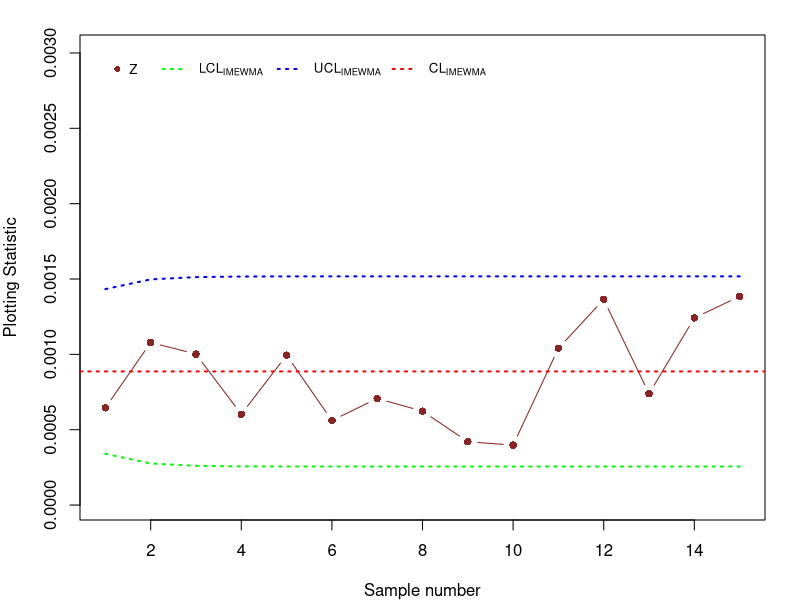

This chart was generated by the following R code:
t=1:15
n=5
lamda=0.5
L=3.376
a=2/(3*n)
b=lamda/(2-lamda)
c=(1-(1-lamda)^(2*t))
w1<-1-(L*sqrt(a*b*c))
w1
w2<-1+(L*sqrt(a*b*c))
w2



x1<-c(41,38,17.2,42,35)
x2<-c(7.4,38,17.3,126,55)
x3<-c(16.8,21,38,11.8,74)
x4<-c(68,31,96,29.1,45)
x5<-c(37,24,7.5,46,109)
x6<-c(52,52,41,126,44)
x7<-c(15.7,15.7,16.3,35,103)
x8<-c(111,46,67,41,12.2)
x9<-c(38,154,23.4,115,40)
x10<-c(39,46,15.5,62,117)
x11<-c(31,20.9,43,7.4,17.9)
x12<-c(46,6.8,29.1,57,24)
x13<-c(49,46,90,139,40)
x14<-c(45,6.3,60,88,115)
x15<-c(55,7.4,111,111,15.5)

s1=((3*5)^-1)*sum((x1^-2))
s2=((3*5)^-1)*sum((x2^-2))
s3=((3*5)^-1)*sum((x3^-2))
s4=((3*5)^-1)*sum((x4^-2))
s5=((3*5)^-1)*sum((x5^-2))
s6=((3*5)^-1)*sum((x6^-2))
s7=((3*5)^-1)*sum((x7^-2))
s8=((3*5)^-1)*sum((x8^-2))
s9=((3*5)^-1)*sum((x9^-2))
s10=((3*5)^-1)*sum((x10^-2))
s11=((3*5)^-1)*sum((x11^-2))
s12=((3*5)^-1)*sum((x12^-2))
s13=((3*5)^-1)*sum((x13^-2))
s14=((3*5)^-1)*sum((x14^-2))
s15=((3*5)^-1)*sum((x15^-2))


sigma_bar=(s1+s2+s3+s4+s5+s6+s7+s8+s9+s10+s11+s12+s13+s14+s15)/15

z1=(lamda*s1)+((1-lamda)*(sigma_bar))
z2=(lamda*s2)+((1-lamda)*z1)
z3=(lamda*s3)+((1-lamda)*(z2))
z4=(lamda*s4)+((1-lamda)*(z3))
z5=(lamda*s5)+((1-lamda)*(z4))
z6=(lamda*s6)+((1-lamda)*z5)
z7=(lamda*s7)+((1-lamda)*(z6))
z8=(lamda*s8)+((1-lamda)*z7)
z9=(lamda*s9)+((1-lamda)*(z8))
z10=(lamda*s10)+((1-lamda)*(z9))
z11=(lamda*s11)+((1-lamda)*z10)
z12=(lamda*s12)+((1-lamda)*(z11))
z13=(lamda*s13)+((1-lamda)*(z12))
z14=(lamda*s14)+((1-lamda)*(z13))
z15=(lamda*s15)+((1-lamda)*(z14))

ZIM=c(z1,z2,z3,z4,z5,z6,z7,z8,z9,1.00*z10,1.00*z11,1.00*z12,1.00*z13,1.00*z14,1.00*z15)

#EWMA control limits

UCL=w2*sigma_bar
CL=sigma_bar
LCL=w1*sigma_bar

#EWMA control chart
par(mar=c(4,4,1.75,1.75))
plot((ZIM),type ="b",ylim=c(0.00002,0.0030),xlim=c(1,15),ylab = "Plotting Statistic",xlab = "Sample number",col="brown4",pch=16)

abline(h =sigma_bar , col = "red", lty = 3, lwd = 2)
lines(LCL,col="green",lwd=2,lty=3)
lines(UCL,col="blue",lwd=2,lty=3)
legend(1,0.003,legend = "Z",pch = 16,bty = "n",cex = 0.8,col ="brown4" )
legend(2,0.003,
       c(expression('LCL'[IMEWMA]),
         expression('UCL'[IMEWMA]),
         expression('CL'[IMEWMA])),
       col = c("green","blue","red"),
       lwd = c(2,2,2),lty = c(3,3,3), bty = "n",horiz = T,cex = 0.8)


